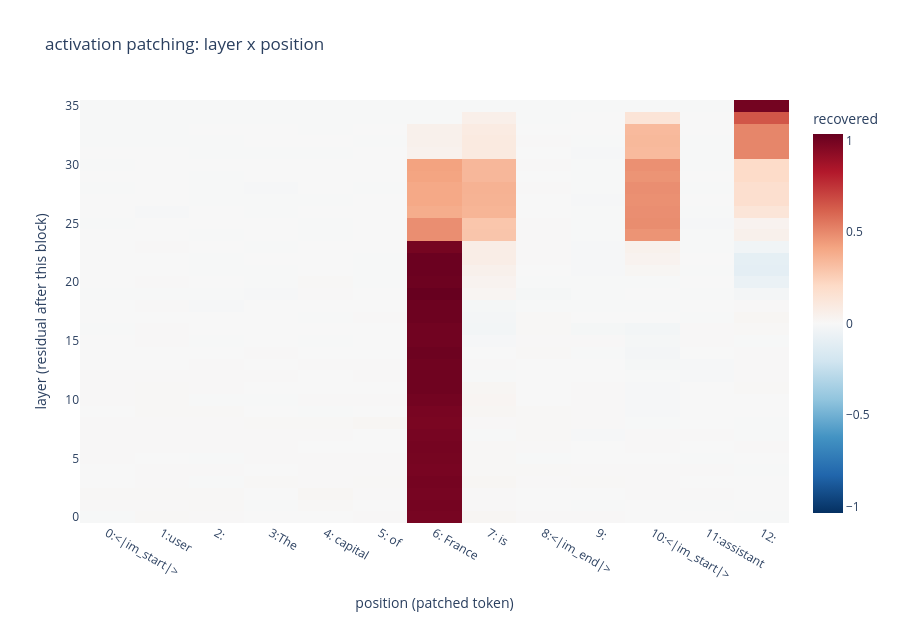

Write notebook code for a chart like this one.
### Markdown cell above
## 5. Patch every (layer, position)

Section 4 patched one layer at one position and found nothing (`patch ≈ corrupt`). That is not evidence of absence — it is one cell of a grid, chosen blind. Sweeping the grid turns "this layer matters" into a picture of *where and when* the answer is actually carried.

Read a bright cell as: **the residual at this (layer, position), copied from the clean run, is enough on its own to make the corrupt run answer correctly.** Sufficiency, on this one pair. Not necessity, and not a circuit.

Two choices make the sweep affordable and honest:

- **Cost.** One clean forward caches all 36 layers, and each corrupt forward patches a *different* position in each batch row — so this is ~72 forwards, not 36 × 13 = 468.
- **Metric.** The score is a **logit difference** (`Paris` minus `Rome`), normalised so 0 = the corrupt run and 1 = the clean run. A bare logit would move just because overwriting a slab of residual stream changes how peaked the softmax is, and you would read that as signal.

### Code cell
import numpy as np
from IPython.display import display

import importlib
import src.viz as _viz
importlib.reload(_viz)
from src.patching import component_attribution, patch_residual_sweep, token_labels, top_components
from src.viz import plot_head_attribution, plot_layer_attribution, plot_patch_heatmap

# A wrong answer turns the metric into a difference. "The model prefers Paris to
# Rome" is a claim; "the Paris logit went up" is not, because everything moves
# together when you overwrite a residual.
WRONG = "Rome"
wrong_id = tok.encode(WRONG, add_special_tokens=False)[0]

sweep = patch_residual_sweep(model, enc_c, enc_x, answer_id, wrong_id, batch_positions=8)
rec = sweep["recovered"]
print(f"clean {sweep['clean']:+.2f}   corrupt {sweep['corrupt']:+.2f}   "
      f"(logit {ANSWER!r} − {WRONG!r})")

# Two invariants. If either fails the sweep is lying and nothing below is real.
# 1. The last block's output at the readout position *is* what the unembed sees,
#    so patching it must reproduce the clean run exactly.
assert abs(rec[n_layers - 1, -1] - 1.0) < 0.02, rec[n_layers - 1, -1]
# 2. At layer 0, a position holding the same token in both prompts is a no-op.
shared = [i for i, (a, b) in enumerate(zip(enc_c["input_ids"][0].tolist(),
                                           enc_x["input_ids"][0].tolist())) if a == b]
assert abs(rec[0, shared[0]]) < 0.02, rec[0, shared[0]]
print(f"invariants ok (last-layer readout = {rec[n_layers - 1, -1]:.3f}, "
      f"layer-0 shared token = {rec[0, shared[0]]:.3f})")

labels = token_labels(tok, enc_c)
best_layer, best_pos = np.unravel_index(int(rec.argmax()), rec.shape)
print(f"best single patch: layer {best_layer}, position {best_pos} ({labels[best_pos]!r}) "
      f"recovers {rec[best_layer, best_pos]:.2f}")

fig = plot_patch_heatmap(sweep, labels)
fig.write_html(FIGURES / "patch_sweep.html")
fig.show()

# Write one sentence: which token holds the answer, and at which layer does it
# stop mattering there and start mattering at the readout position?

### Figure 1 — Plotly figure (JSON) as saved in the notebook; plotly's stock layout.template omitted (floating-point values rounded to 4 significant figures; data arrays with more than 128 entries replaced by an {"elided": "..."} marker saying what was removed)
{"data": [{"coloraxis": "coloraxis", "hovertemplate": "position (patched token): %{x}<br>layer (residual after this block): %{y}<br>recovered: %{z}<extra></extra>", "name": "0", "type": "heatmap", "x": ["0:<|im_start|>", "1:user", "2:\n", "3:The", "4: capital", "5: of", "6: France", "7: is", "8:<|im_end|>", "9:\n", "10:<|im_start|>", "11:assistant", "12:\n"], "xaxis": "x", "y": [0, 1, 2, 3, 4, 5, 6, 7, 8, 9, 10, 11, 12, 13, 14, 15, 16, 17, 18, 19, 20, 21, 22, 23, 24, 25, 26, 27, 28, 29, 30, 31, 32, 33, 34, 35], "yaxis": "y", "z": {"elided": "36x13 float values"}}], "layout": {"coloraxis": {"autocolorscale": false, "cmax": 1.036, "cmin": -1.036, "colorbar": {"title": {"text": "recovered"}}, "colorscale": [[0, "rgb(5,48,97)"], [0.1, "rgb(33,102,172)"], [0.2, "rgb(67,147,195)"], [0.3, "rgb(146,197,222)"], [0.4, "rgb(209,229,240)"], [0.5, "rgb(247,247,247)"], [0.6, "rgb(253,219,199)"], [0.7, "rgb(244,165,130)"], [0.8, "rgb(214,96,77)"], [0.9, "rgb(178,24,43)"], [1, "rgb(103,0,31)"]]}, "height": 620, "title": {"text": "activation patching: layer x position"}, "xaxis": {"anchor": "y", "domain": [0, 1], "title": {"text": "position (patched token)"}}, "yaxis": {"anchor": "x", "autorange": true, "domain": [0, 1], "title": {"text": "layer (residual after this block)"}}}}
